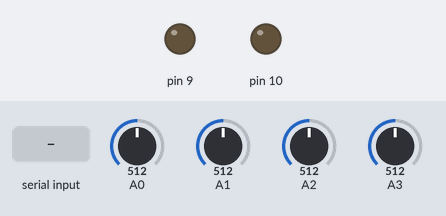
The sketch below on a simulated Arduino Uno, built with avr-gcc and run on an emulated ATmega328P. Parts: output pins drawn as LEDs (lit = HIGH). The inputs (shaded band) are chosen by the test bench; at power-on: A0 = 512, A1 = 512, A2 = 512, A3 = 512. What the sketch prints to the serial monitor is not drawn.

Above: at 1.2 s.
1.3 s: "0" received over Serial
At 2.2 s:
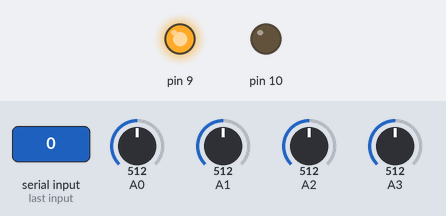
3.1 s: "2" received over Serial
At 4.4 s:
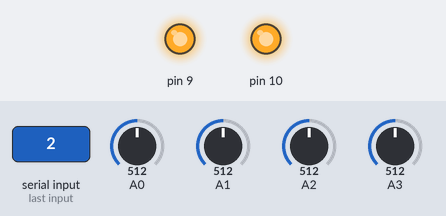
4.7 s: "1" received over Serial
At 5.5 s:
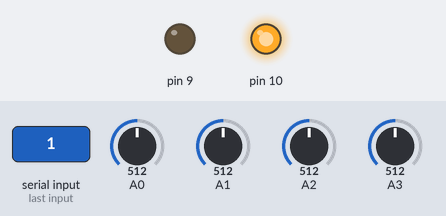
6.3 s: "3" received over Serial
At 7.8 s:
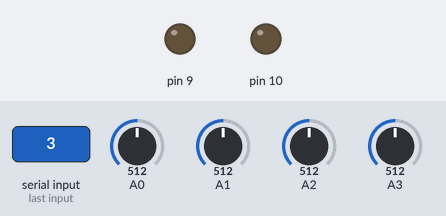
Timing chart, 0 to 9.0 s (numbered marks = the images above; inputs shaded):
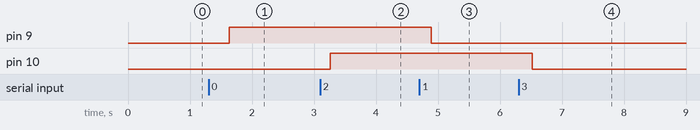

Measured:
- after the input at 1.3 s, pin 9: LOW → HIGH after 0.34 s
- after the input at 3.1 s, pin 10: LOW → HIGH after 0.16 s
- after the input at 4.7 s, pin 9: HIGH → LOW after 0.19 s
- after the input at 6.3 s, pin 10: HIGH → LOW after 0.22 s

The sketch:

sketch_may15a.ino
```cpp
float svout = 0.0;
float svin = 0.0;
float evout = 0.0;
float evin = 0.0;
float eAvalue = 0.0;
float sAvalue = 0.0;
float ivout = 0.0;
float ivin = 0.0;
float iAvalue = 0.0;


double eAmps = 0;      // 실제 측정된 전류 값
double sAmps = 0;
double iAmps = 0;

char cmd;

double evalue = 0.0;
double svalue = 0.0;
double ivalue = 0.0;

void setup() {
  Serial.begin(9600); //pc모니터로 전압값을 쉽게 확인하기 위하여 시리얼 통신을 설정해줍니다.
  pinMode(A0, INPUT);
  pinMode(A1, INPUT);
  pinMode(A2,INPUT);
  pinMode(A3,INPUT);
  pinMode(9,OUTPUT);
  pinMode(10, OUTPUT);
}

void loop() {

  evalue = analogRead(A0);
  evout = (evalue*5.0)/1024.0;
  evin = evout/0.2;
  delay(1);
  eAvalue = analogRead(A1);
  eAmps = (eAvalue*5.0)/1024.0;
  eAmps = (eAmps-2.5)*(30/2);
  delay(1);

  svalue = analogRead(A2);
  svout = (svalue * 5.0)/1024.0;
  svin = svout/0.2;
  delay(1);
  sAvalue = analogRead(A3);
  sAmps = (sAvalue*5.0)/1024.0;
  sAmps = (sAmps-2.5)*(30/2);
  delay(1);

  Serial.print(evin);
  Serial.print(" ");
  Serial.print(eAmps);
  Serial.print(" ");
  Serial.print(svin);
  Serial.print(" ");
  Serial.println(sAmps);
  Serial.print("external power : ");
  Serial.print(evin*eAmps);
  Serial.print(" ");
  Serial.print("solar power : ");
  Serial.println(svin*sAmps);

  if(Serial.available())
  {
    cmd = Serial.read();
    if(cmd =='0')  digitalWrite(9, HIGH);
    else if(cmd == '1')  digitalWrite(9, LOW);
    else if(cmd =='2') digitalWrite(10,HIGH);
    else if(cmd == '3') digitalWrite(10,LOW);
    else;
  }
  delay(400);
}
```
